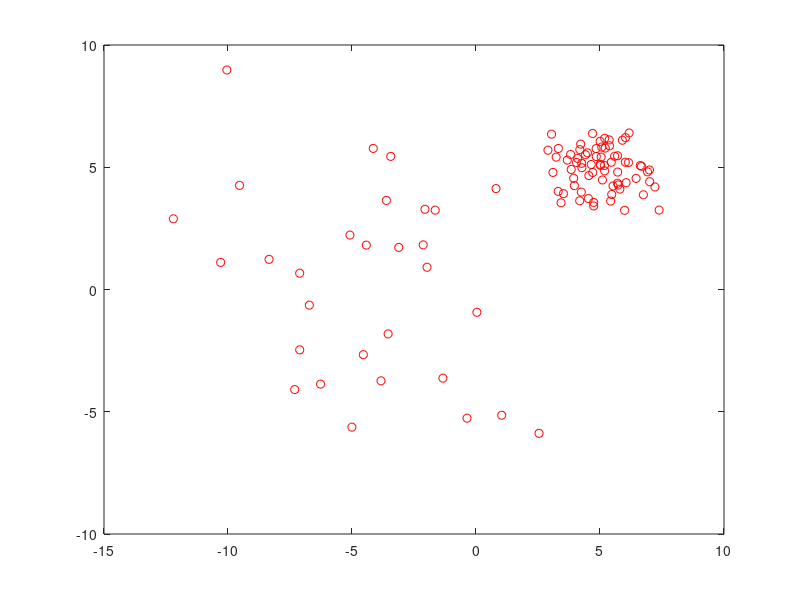

The MATLAB script that drew this image:
%% generate data for testing ransac.m

N=100;      % number of samples
w=0.7;      % probability that a sample is within a consistent model M1
D=2;        % dimension of the samples

mu1 = [5;5];    % expectation of model M1
mu2 = [-5;0];    % expectation of model M2
C1 = [1     0.0;
    0.0    1]; % covmat of model M1
C2 = [20    -0.25;
    -0.25   20]; % covmat of model M2

ind1 = randsample(N,round(w*N));    % indices for model M1
ind2 = setdiff(1:N,ind1);           % indices for model M2
N1 = length(ind1);
N2 = length(ind2);

x = zeros(D,N);
x(:,ind1) = mu1*ones(1,N1) + C1^0.5 * randn(D,N1);
x(:,ind2) = mu2*ones(1,N2) + C2^0.5 * randn(D,N2);

plot(x(1,ind1),x(2,ind1),'ro');
hold on;
plot(x(1,ind2),x(2,ind2),'ro');

